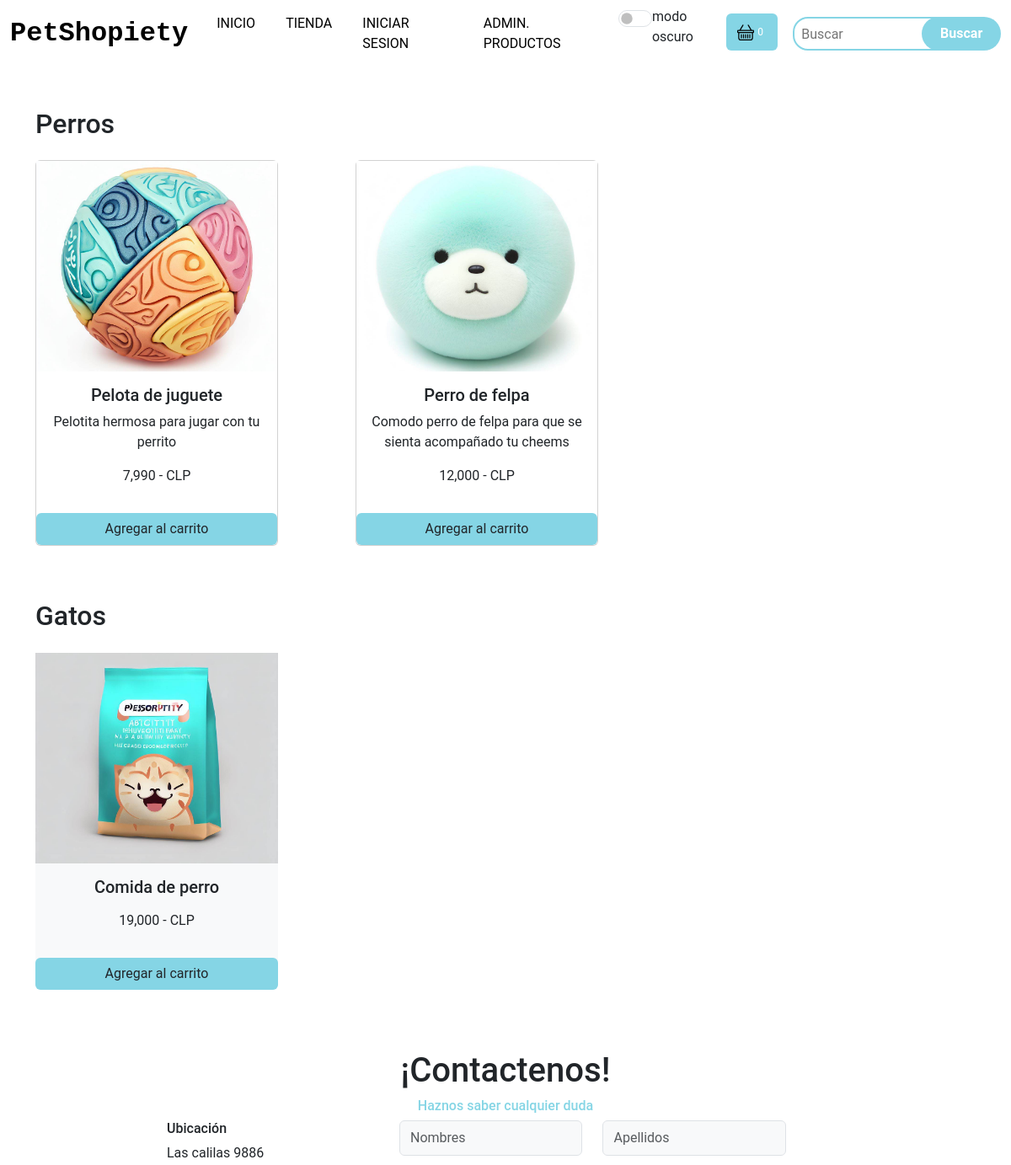
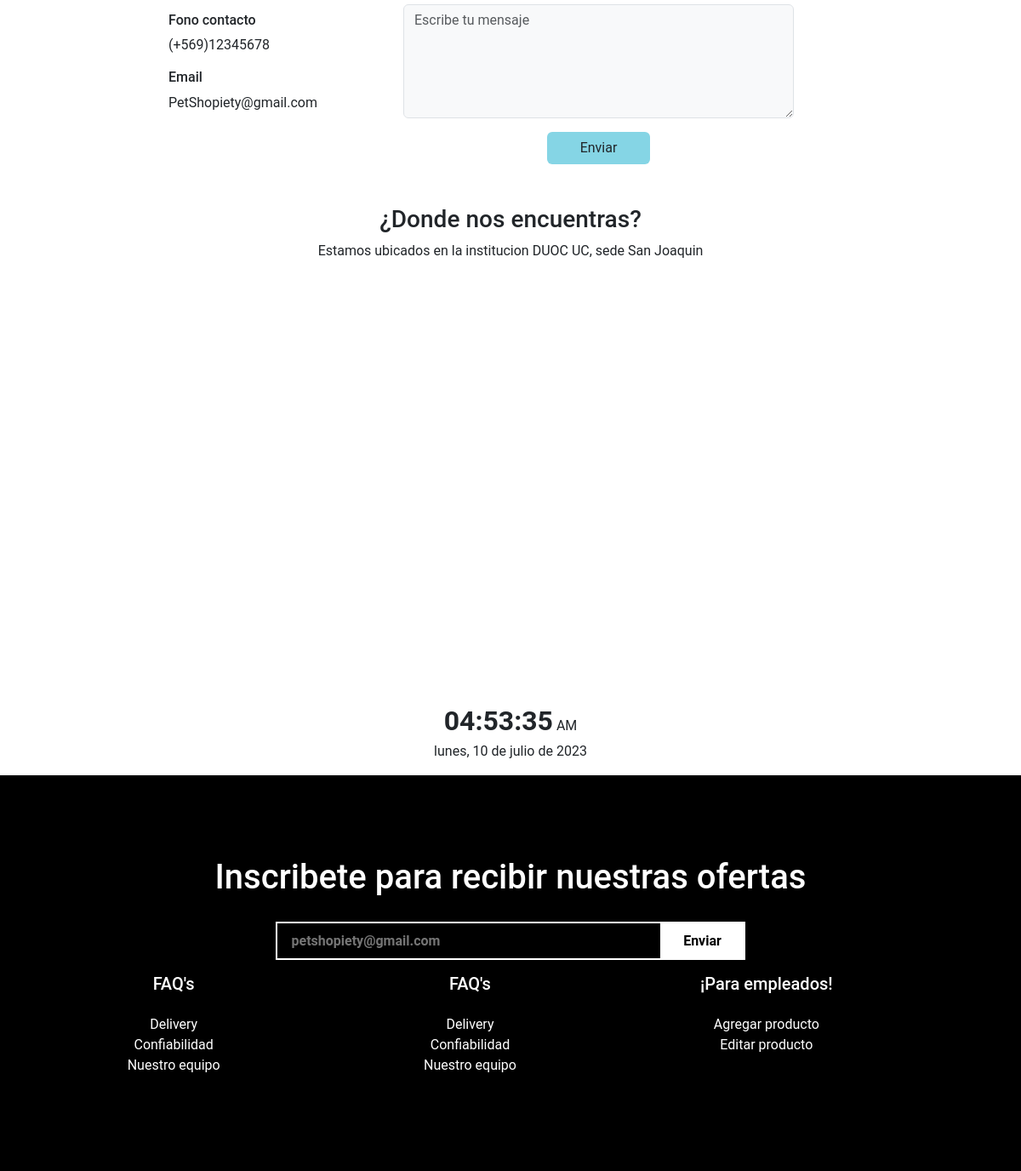
The page /tienda on the database its author committed (2 pictures, top to bottom).
### apps/PetShopiety/models.py (models this page shows, shortened)
class Producto(models.Model):
    sku = models.IntegerField(primary_key=True)
    nombre = models.CharField(max_length=50)
    stock = models.IntegerField()
    precio = models.IntegerField()
    descripcion = models.CharField(max_length=200)
    id_cat = models.ForeignKey(Categoria, on_delete=models.CASCADE)
    img_url = models.ImageField(upload_to='imagenesProducto')

### apps/PetShopiety/views.py (the view)
# urls.py: path('tienda', views.cargarTienda),
def cargarTienda(request):
    if request.user.is_authenticated:
        comprador = request.user.comprador
        orden, created = Orden.objects.get_or_create(
            comprador=comprador, completado=False)
        items = orden.itemsorden_set.all()
        cartItems = orden.obtener_total_items
    else:
        items = []
        orden = {"obtener_total_carrito": 0,
                 "obtener_total_items": 0, 'shipping': False}
        cartItems = orden['obtener_total_items']
    productos = Producto.objects.all()
    categoria_perros = Producto.objects.filter(id_cat=1)
    categoria_gatos = Producto.objects.filter(id_cat=2)
    return render(request, "tienda.html", {"prod": productos, "cate_gatos": categoria_gatos, "cate_perros": categoria_perros, 'cartItems': cartItems, 'items': items})

### apps/PetShopiety/templates/tienda.html (shortened to what this page needs)
<html lang="en">
{%load static%}
{%load humanize %}
<head>
  <link href="https://cdn.jsdelivr.net/npm/bootstrap@5.3.0-alpha3/dist/css/bootstrap.min.css" rel="stylesheet"
 />
  <link rel="stylesheet" href="https://cdn.jsdelivr.net/npm/bootstrap-icons@1.10.5/font/bootstrap-icons.css">
  {% block head %}
  <link rel="stylesheet" href="{% static 'css/style.css' %}">
  {% endblock %}
</head>
<body>
  <nav class="navbar navbar-expand-lg">
    <div class="container-fluid">
      <a class="navbar-brand fw-bold" href="/">PetShopiety</a>
      <div class="collapse navbar-collapse" id="navbarSupportedContent">
        <ul class="navbar-nav m-auto mb-2 mb-lg-0">
          <li class="nav-item">
            <a class="nav-link active" href="/">Inicio</a>
          </li>
          <li class="nav-item">
            <a class="nav-link" href="#">Tienda</a>
          </li>
          <li>
            <a class="nav-link" href="/iniciar_sesion">Iniciar Sesion</a>
          </li>
          <li>
            <a class="nav-link" href="/admin_productos">ADMIN. PRODUCTOS</a>
          </li>
          <li>
            <div class="form-check form-switch">
              <input type="checkbox" class="form-check-input" id="checkbox" onclick="setDarkMode()">
              <label class="form-check-label" for="checkbox">modo oscuro</label>
            </div>
          </li>
        </ul>
        <div class="col-1 mb-1 ">
          <button id="carrito" class="btn align-content-center" type="button" data-bs-toggle="offcanvas"
            data-bs-target="#offcanvasScrolling" aria-controls="offcanvasScrolling">
            <span id="cantidad-carrito" class="cantidad-carrito">{{cartItems}}</span>
          </button>
        </div>
        <form class="d-flex" role="search">
          <input class="px-2 search" type="search" placeholder="Buscar" aria-label="Buscar" />
          <button class="btn0" type="submit">
            Buscar
          </button>
        </form>
      </div>
    </div>
  </nav>
  <div class="container">
    <div class="row mt-5">
      <h2>Perros</h2>
      {% for p in cate_perros %}
      <div class="col-lg-4 text-center my-3">
        <div class="card" style="width: 18rem;">
          {%if p.img_url.url%}
          <img src="{{p.img_url.url}}" class="img-fluid product-img" alt="...">
          {%else %}
          <img src="{{p.imgURL}}" class="img-fluid product-img" alt="...">
          {% endif %}
          <div class="card-body">
            <h5 class="card-title">{{p.nombre}}</h5>
            <p class="card-text">{{p.descripcion}}</p>
            <p>{{p.precio|intcomma}} - CLP</p>
          </div>
          <button data-product="{{p.sku}}" data-action="add" class="btn comprar" href="/({{p.sku}})">Agregar al
            carrito</button>
        </div>
      </div>
      {% endfor %}
    </div>
    <div class="row mt-5">
      <h2>Gatos</h2>
      {% for p in cate_gatos %}
      <div class="col-lg-4 text-center my-3">
        <div class="card border-0 bg-light mb-2" style="width: 18rem;">
          {%if p.img_url.url%}
          <img src="{{p.img_url.url}}" class="img-fluid product-img" alt="...">
          {%else %}
          <img src="{{p.img_url}}" class="img-fluid product-img" alt="...">
          {% endif %}
          <div class="card-body">
            <h5 class="card-title">{{p.nombre}}</h5>
            <p>{{p.precio | intcomma }} - CLP</p>
          </div>
          <button data-product="{{p.sku}}" data-action="add" class="btn comprar" href="/({{p.sku}})">Agregar al
            carrito</button>
        </div>
      </div>
      {% endfor %}
    </div>
  </div>
  <section class="contact m-5" id="contact">
    <div class="container">
      <div class="row">
        <div class="col-lg-5 m-auto text-center">
          <h1>¡Contactenos!</h1>
          <h6 style="color: rgb(133,213,229);">Haznos saber cualquier duda</h6>
        </div>
      </div>
      <div class="row">
        <div class="col-lg-9 m-auto ">
          <div class="row">
            <div class="col-lg-4">
              <h6>Ubicación</h6>
              <p>Las calilas 9886</p>
              <H6>Fono contacto</H6>
              <p>(+569)12345678</p>
              <h6>Email</h6>
              <p>PetShopiety@gmail.com</p>
            </div>
            <div class="col-lg-7">
              <div class="row">
                <div class="col-lg-6">
                  <input type="text" class="form-control bg-light py-2" placeholder="Nombres">
                </div>
                <div class="col-lg-6">
                  <input type="text" class="form-control bg-light py-2" placeholder="Apellidos">
                </div>
              </div>
              <div class="row">
                <div class="col-lg-12 py-3">
                  <textarea name="" id="" class="form-control bg-light" placeholder="Escribe tu mensaje" cols="30"
                    rows="5"></textarea>
                </div>
                <button class="btn w-25 container-fluid">Enviar</button>
              </div>
            </div>
          </div>
        </div>
      </div>
    </div>
  </section>
  <div class="text-center">
    <h3>¿Donde nos encuentras?</h3>
    <p>Estamos ubicados en la institucion DUOC UC, sede San Joaquin</p>
  </div>
  <div id="mapa"></div>
  <div class="container text-center mb-3">
    <span id="clock"></span>
    <span id="ampm"></span>
    <br>
    <span id="date"></span>
  </div>
  <section class="news py-5">
    <div class="container py-5">
      <div class="row">
        <div class="col-lg-9 text-center m-auto">
          <h1>Inscribete para recibir nuestras ofertas</h1>
          <input type="text" class="px-3" placeholder="petshopiety@gmail.com">
          <button class="btn2">Enviar</button>
        </div>
      </div>
      <div class="row">
        <div class="col-lg-11 text-center">
          <div class="row">
            <div class="col-lg-4 py-3 ">
              <h5 class="pb-3">FAQ's</h5>
              <p>Delivery</p>
              <p>Confiabilidad</p>
              <p>Nuestro equipo</p>
            </div>
            <div class="col-lg-4 py-3">
              <h5 class="pb-3">FAQ's</h5>
              <p>Delivery</p>
              <p>Confiabilidad</p>
              <p>Nuestro equipo</p>
            </div>
            <div class="col-lg-4 py-3 c-employee">
              <h5 class="pb-3">¡Para empleados!</h5>
              <a href="#">Agregar producto</a> <br>
              <a href="#">Editar producto</a>
            </div>
          </div>
        </div>
      </div>
    </div>
  </section>
</body>
</html>

### apps/PetShopiety/static/css/style.css (style rules this page uses)
input.error, select, textarea { border: 1px solid darkred; }
* { padding: 0; margin: 0; box-sizing: border-box; font-family: 'Roboto', sans-serif; box-sizing: border-box; }
.navbar-brand { font-size: 2rem; font-family: 'Source Code Pro', monospace; color: black; }
.nav-link { margin: 0 10px 0 10px; color: black; text-transform: uppercase; }
.search { height: 40px; width: 80%; border-radius: 18px; outline: none; border: 2px solid rgb(133, 213, 229); margin-right: -35px; }
.cantidad-carrito { background-color: rgb(133, 213, 229); color: white; border-radius: 50%; font-size: 12px; padding: 4px; }
.btn0 { height: 40px; width: 40%; outline: none; border: none; background-color: rgb(133, 213, 229); color: white; border-radius: 20px; font-weight: 700; }
.btn { background-color: rgb(133, 213, 229); }
.product-img { width: 100%; height: 250px; object-fit: cover; }
.news { background-color: black; color: white; }
.btn2 { height: 45px; width: 100px; background: white; margin-left: -10px; border: 2px solid white; font-weight: 600; }
.news input { height: 45px; width: 55%; border: 2px solid white; outline: none; background: black; color: white; margin-top: 20px; font-weight: 600; }
.news::placeholder { color: white; }
.news p { margin: 0; }
.c-employee a { text-decoration: none; color: white; }
#clock { font-size: 2rem; font-weight: bold; text-align: center; }
#checkbox { width: 40px; height: 20px; cursor: pointer; }
#mapa { height: 500px; width: 100%; }

### rows shown on the page
Producto: img_url (picture), nombre "Pelota de juguete", descripcion "Pelotita hermosa para jugar con tu perrito", precio "7,990"
Producto: img_url (picture), nombre "Perro de felpa", descripcion "Comodo perro de felpa para que se sienta acompañado tu cheems", precio "12,000"
Producto: img_url (picture), nombre "Comida de perro", precio "19,000"

### other values the page prints
{{ cartItems }} "0"
